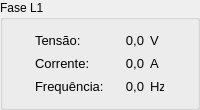
           <widget class="QGroupBox" name="groupBoxPhaseL1">
            <property name="sizePolicy">
             <sizepolicy hsizetype="Ignored" vsizetype="Ignored">
              <horstretch>255</horstretch>
              <verstretch>255</verstretch>
             </sizepolicy>
            </property>
            <property name="minimumSize">
             <size>
              <width>155</width>
              <height>110</height>
             </size>
            </property>
            <property name="maximumSize">
             <size>
              <width>16777215</width>
              <height>16777215</height>
             </size>
            </property>
            <property name="title">
             <string>Fase L1</string>
            </property>
            <layout class="QGridLayout" name="gridLayout_4">
             <item row="0" column="0">
              <layout class="QHBoxLayout" name="horizontalLayout">
               <item>
                <layout class="QGridLayout" name="gridLayout_2">
                 <item row="2" column="0">
                  <widget class="QLabel" name="label_11">
                   <property name="sizePolicy">
                    <sizepolicy hsizetype="Maximum" vsizetype="Maximum">
                     <horstretch>0</horstretch>
                     <verstretch>0</verstretch>
                    </sizepolicy>
                   </property>
                   <property name="minimumSize">
                    <size>
                     <width>68</width>
                     <height>17</height>
                    </size>
                   </property>
                   <property name="maximumSize">
                    <size>
                     <width>68</width>
                     <height>17</height>
                    </size>
                   </property>
                   <property name="font">
                    <font>
                     <pointsize>10</pointsize>
                    </font>
                   </property>
                   <property name="text">
                    <string>Frequência:</string>
                   </property>
                   <property name="textFormat">
                    <enum>Qt::AutoText</enum>
                   </property>
                   <property name="scaledContents">
                    <bool>true</bool>
                   </property>
                   <property name="wordWrap">
                    <bool>false</bool>
                   </property>
                  </widget>
                 </item>
                 <item row="1" column="0">
                  <widget class="QLabel" name="label_8">
                   <property name="sizePolicy">
                    <sizepolicy hsizetype="Maximum" vsizetype="Maximum">
                     <horstretch>0</horstretch>
                     <verstretch>0</verstretch>
                    </sizepolicy>
                   </property>
                   <property name="minimumSize">
                    <size>
                     <width>68</width>
                     <height>17</height>
                    </size>
                   </property>
                   <property name="maximumSize">
                    <size>
                     <width>68</width>
                     <height>17</height>
                    </size>
                   </property>
                   <property name="font">
                    <font>
                     <pointsize>10</pointsize>
                    </font>
                   </property>
                   <property name="text">
                    <string>Corrente:</string>
                   </property>
                   <property name="textFormat">
                    <enum>Qt::AutoText</enum>
                   </property>
                   <property name="scaledContents">
                    <bool>true</bool>
                   </property>
                   <property name="wordWrap">
                    <bool>false</bool>
                   </property>
                  </widget>
                 </item>
                 <item row="0" column="0">
                  <widget class="QLabel" name="label_5">
                   <property name="sizePolicy">
                    <sizepolicy hsizetype="Maximum" vsizetype="Maximum">
                     <horstretch>0</horstretch>
                     <verstretch>0</verstretch>
                    </sizepolicy>
                   </property>
                   <property name="minimumSize">
                    <size>
                     <width>68</width>
                     <height>17</height>
                    </size>
                   </property>
                   <property name="maximumSize">
                    <size>
                     <width>68</width>
                     <height>17</height>
                    </size>
                   </property>
                   <property name="font">
                    <font>
                     <pointsize>10</pointsize>
                    </font>
                   </property>
                   <property name="text">
                    <string>Tensão:</string>
                   </property>
                   <property name="textFormat">
                    <enum>Qt::AutoText</enum>
                   </property>
                   <property name="scaledContents">
                    <bool>true</bool>
                   </property>
                   <property name="wordWrap">
                    <bool>false</bool>
                   </property>
                  </widget>
                 </item>
                </layout>
               </item>
               <item>
                <layout class="QGridLayout" name="gridLayout">
                 <item row="0" column="0">
                  <widget class="QLabel" name="labelVoltageL1Value">
                   <property name="sizePolicy">
                    <sizepolicy hsizetype="Maximum" vsizetype="Maximum">
                     <horstretch>0</horstretch>
                     <verstretch>0</verstretch>
                    </sizepolicy>
                   </property>
                   <property name="minimumSize">
                    <size>
                     <width>35</width>
                     <height>17</height>
                    </size>
                   </property>
                   <property name="font">
                    <font>
                     <pointsize>10</pointsize>
                    </font>
                   </property>
                   <property name="text">
                    <string>0,0</string>
                   </property>
                   <property name="textFormat">
                    <enum>Qt::AutoText</enum>
                   </property>
                   <property name="scaledContents">
                    <bool>true</bool>
                   </property>
                   <property name="alignment">
                    <set>Qt::AlignRight|Qt::AlignTrailing|Qt::AlignVCenter</set>
                   </property>
                   <property name="wordWrap">
                    <bool>false</bool>
                   </property>
                  </widget>
                 </item>
                 <item row="1" column="0">
                  <widget class="QLabel" name="labelCurrentL1Value">
                   <property name="sizePolicy">
                    <sizepolicy hsizetype="Maximum" vsizetype="Maximum">
                     <horstretch>0</horstretch>
                     <verstretch>0</verstretch>
                    </sizepolicy>
                   </property>
                   <property name="minimumSize">
                    <size>
                     <width>35</width>
                     <height>17</height>
                    </size>
                   </property>
                   <property name="font">
                    <font>
                     <pointsize>10</pointsize>
                    </font>
                   </property>
                   <property name="text">
                    <string>0,0</string>
                   </property>
                   <property name="textFormat">
                    <enum>Qt::AutoText</enum>
                   </property>
                   <property name="scaledContents">
                    <bool>true</bool>
                   </property>
                   <property name="alignment">
                    <set>Qt::AlignRight|Qt::AlignTrailing|Qt::AlignVCenter</set>
                   </property>
                   <property name="wordWrap">
                    <bool>false</bool>
                   </property>
                  </widget>
                 </item>
                 <item row="2" column="0">
                  <widget class="QLabel" name="labelFrequencyL1Value">
                   <property name="sizePolicy">
                    <sizepolicy hsizetype="Maximum" vsizetype="Maximum">
                     <horstretch>0</horstretch>
                     <verstretch>0</verstretch>
                    </sizepolicy>
                   </property>
                   <property name="minimumSize">
                    <size>
                     <width>35</width>
                     <height>17</height>
                    </size>
                   </property>
                   <property name="font">
                    <font>
                     <pointsize>10</pointsize>
                    </font>
                   </property>
                   <property name="text">
                    <string>0,0</string>
                   </property>
                   <property name="textFormat">
                    <enum>Qt::AutoText</enum>
                   </property>
                   <property name="scaledContents">
                    <bool>true</bool>
                   </property>
                   <property name="alignment">
                    <set>Qt::AlignRight|Qt::AlignTrailing|Qt::AlignVCenter</set>
                   </property>
                   <property name="wordWrap">
                    <bool>false</bool>
                   </property>
                  </widget>
                 </item>
                </layout>
               </item>
               <item>
                <layout class="QGridLayout" name="gridLayout_3">
                 <item row="0" column="0">
                  <widget class="QLabel" name="label_40">
                   <property name="sizePolicy">
                    <sizepolicy hsizetype="Maximum" vsizetype="Maximum">
                     <horstretch>0</horstretch>
                     <verstretch>0</verstretch>
                    </sizepolicy>
                   </property>
                   <property name="minimumSize">
                    <size>
                     <width>14</width>
                     <height>17</height>
                    </size>
                   </property>
                   <property name="maximumSize">
                    <size>
                     <width>14</width>
                     <height>17</height>
                    </size>
                   </property>
                   <property name="font">
                    <font>
                     <pointsize>10</pointsize>
                    </font>
                   </property>
                   <property name="text">
                    <string>V</string>
                   </property>
                   <property name="textFormat">
                    <enum>Qt::AutoText</enum>
                   </property>
                   <property name="scaledContents">
                    <bool>true</bool>
                   </property>
                   <property name="wordWrap">
                    <bool>false</bool>
                   </property>
                  </widget>
                 </item>
                 <item row="2" column="0">
                  <widget class="QLabel" name="label_46">
                   <property name="sizePolicy">
                    <sizepolicy hsizetype="Maximum" vsizetype="Maximum">
                     <horstretch>0</horstretch>
                     <verstretch>0</verstretch>
                    </sizepolicy>
                   </property>
                   <property name="minimumSize">
                    <size>
                     <width>14</width>
                     <height>17</height>
                    </size>
                   </property>
                   <property name="maximumSize">
                    <size>
                     <width>14</width>
                     <height>17</height>
                    </size>
                   </property>
                   <property name="font">
                    <font>
                     <pointsize>10</pointsize>
                    </font>
                   </property>
                   <property name="text">
                    <string>Hz</string>
                   </property>
                   <property name="textFormat">
                    <enum>Qt::AutoText</enum>
                   </property>
                   <property name="scaledContents">
                    <bool>true</bool>
                   </property>
                   <property name="wordWrap">
                    <bool>false</bool>
                   </property>
                  </widget>
                 </item>
                 <item row="1" column="0">
                  <widget class="QLabel" name="label_43">
                   <property name="sizePolicy">
                    <sizepolicy hsizetype="Maximum" vsizetype="Maximum">
                     <horstretch>0</horstretch>
                     <verstretch>0</verstretch>
                    </sizepolicy>
                   </property>
                   <property name="minimumSize">
                    <size>
                     <width>14</width>
                     <height>17</height>
                    </size>
                   </property>
                   <property name="maximumSize">
                    <size>
                     <width>14</width>
                     <height>17</height>
                    </size>
                   </property>
                   <property name="font">
                    <font>
                     <pointsize>10</pointsize>
                    </font>
                   </property>
                   <property name="text">
                    <string>A</string>
                   </property>
                   <property name="textFormat">
                    <enum>Qt::AutoText</enum>
                   </property>
                   <property name="scaledContents">
                    <bool>true</bool>
                   </property>
                   <property name="wordWrap">
                    <bool>false</bool>
                   </property>
                  </widget>
                 </item>
                </layout>
               </item>
              </layout>
             </item>
            </layout>
           </widget>
